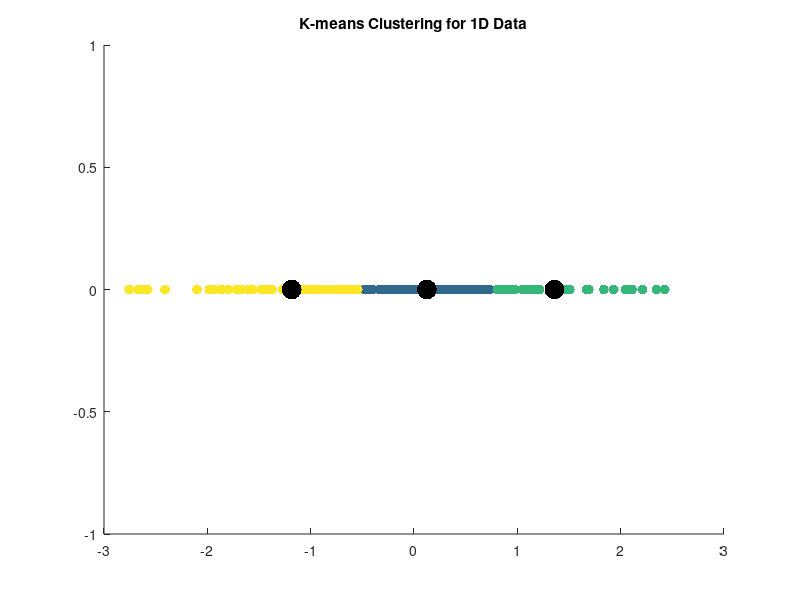

Write the MATLAB code that produced this figure.
                          % This code is contributed by Miss Chatgpt and Mohitha......

% Generate sample data
rng(1); % Set random seed for reproducibility
X = randn(200, 1);

% Set the number of clusters (k)
k = 3;

% Perform k-means clustering
[idx, centers] = kmeans(X, k);

% Plot the data points and cluster centers
figure;
scatter(X, zeros(size(X)), 50, idx, 'filled');
hold on;
scatter(centers, zeros(size(centers)), 200, 'k', 'filled');
hold off;
title('K-means Clustering for 1D Data');
